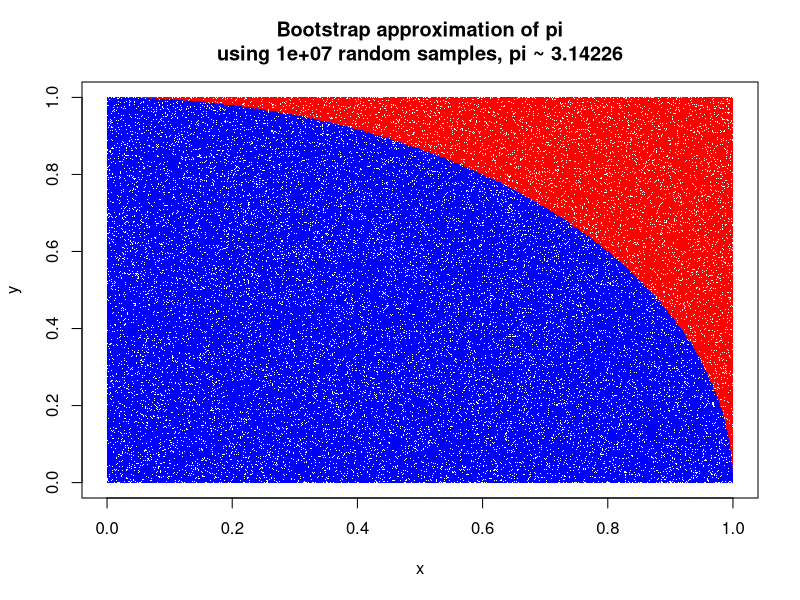

R code for this plot:
## ---- chunk 1
n <- 10000000
x <- runif(n); y <- runif(n)
inside <- x^2 + y^2 <= 1
pi <- 4 * sum(inside) / n
idx <- sample.int(trunc(n/(log(n))), replace = FALSE)
x <- x[idx]; y <- y[idx];
inside <- inside[idx]

plot(x, y, 
     col=ifelse(inside, "blue", "red"), cex=0.5, pch=".",  
     main=sprintf("Bootstrap approximation of pi\nusing %s random samples, pi ~ %1.5f", n, pi))
